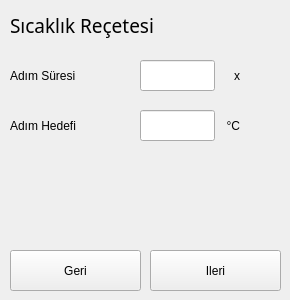
          <widget class="QWidget" name="page_1">
           <widget class="QLabel" name="label_12">
            <property name="geometry">
             <rect>
              <x>10</x>
              <y>110</y>
              <width>141</width>
              <height>31</height>
             </rect>
            </property>
            <property name="text">
             <string>Adım Hedefi</string>
            </property>
           </widget>
           <widget class="QLabel" name="label_11">
            <property name="geometry">
             <rect>
              <x>10</x>
              <y>60</y>
              <width>141</width>
              <height>31</height>
             </rect>
            </property>
            <property name="text">
             <string>Adım Süresi</string>
            </property>
           </widget>
           <widget class="QLabel" name="label_31">
            <property name="geometry">
             <rect>
              <x>10</x>
              <y>10</y>
              <width>211</width>
              <height>31</height>
             </rect>
            </property>
            <property name="font">
             <font>
              <family>Gill Sans MT</family>
              <pointsize>14</pointsize>
              <weight>9</weight>
              <italic>false</italic>
              <bold>false</bold>
             </font>
            </property>
            <property name="text">
             <string>Sıcaklık Reçetesi</string>
            </property>
           </widget>
           <widget class="QPushButton" name="bTForward2">
            <property name="geometry">
             <rect>
              <x>150</x>
              <y>250</y>
              <width>131</width>
              <height>41</height>
             </rect>
            </property>
            <property name="text">
             <string>Ileri</string>
            </property>
           </widget>
           <widget class="QPushButton" name="bTBack2">
            <property name="geometry">
             <rect>
              <x>10</x>
              <y>250</y>
              <width>131</width>
              <height>41</height>
             </rect>
            </property>
            <property name="text">
             <string>Geri</string>
            </property>
           </widget>
           <widget class="QLabel" name="label_255">
            <property name="geometry">
             <rect>
              <x>220</x>
              <y>110</y>
              <width>20</width>
              <height>31</height>
             </rect>
            </property>
            <property name="text">
             <string>°C</string>
            </property>
            <property name="alignment">
             <set>Qt::AlignRight|Qt::AlignTrailing|Qt::AlignVCenter</set>
            </property>
           </widget>
           <widget class="QLabel" name="laTLinDurationSave">
            <property name="geometry">
             <rect>
              <x>220</x>
              <y>60</y>
              <width>20</width>
              <height>31</height>
             </rect>
            </property>
            <property name="text">
             <string>x</string>
            </property>
            <property name="alignment">
             <set>Qt::AlignRight|Qt::AlignTrailing|Qt::AlignVCenter</set>
            </property>
           </widget>
           <widget class="QLineEdit" name="leTLDuration">
            <property name="geometry">
             <rect>
              <x>140</x>
              <y>60</y>
              <width>75</width>
              <height>31</height>
             </rect>
            </property>
            <property name="font">
             <font>
              <family>Gill Sans MT</family>
              <pointsize>14</pointsize>
              <weight>9</weight>
              <italic>false</italic>
              <bold>false</bold>
             </font>
            </property>
            <property name="alignment">
             <set>Qt::AlignRight|Qt::AlignTrailing|Qt::AlignVCenter</set>
            </property>
           </widget>
           <widget class="QLineEdit" name="leTLTarget">
            <property name="geometry">
             <rect>
              <x>140</x>
              <y>110</y>
              <width>75</width>
              <height>31</height>
             </rect>
            </property>
            <property name="font">
             <font>
              <family>Gill Sans MT</family>
              <pointsize>14</pointsize>
              <weight>9</weight>
              <italic>false</italic>
              <bold>false</bold>
             </font>
            </property>
            <property name="alignment">
             <set>Qt::AlignRight|Qt::AlignTrailing|Qt::AlignVCenter</set>
            </property>
           </widget>
          </widget>
